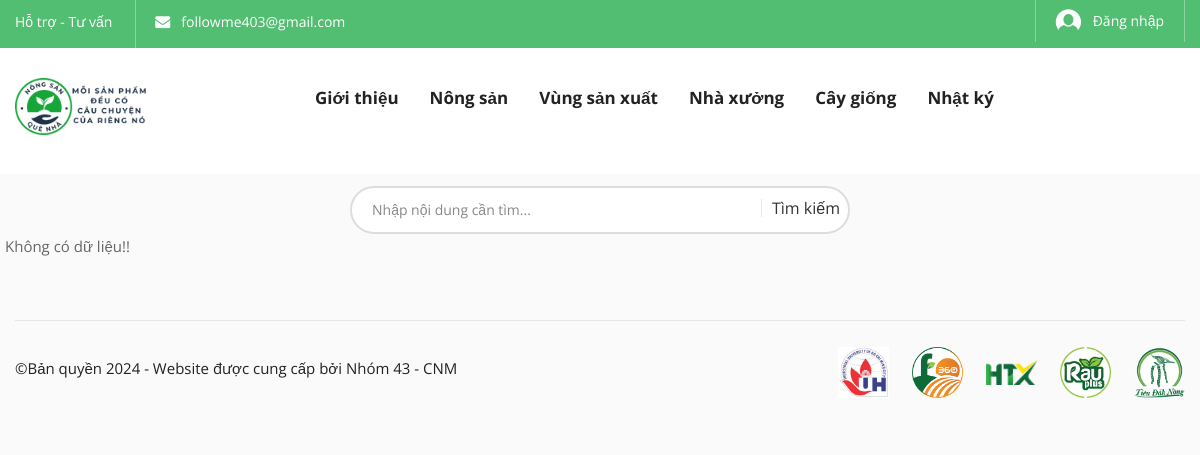
Before: /nhaxuong.php with the older database file.
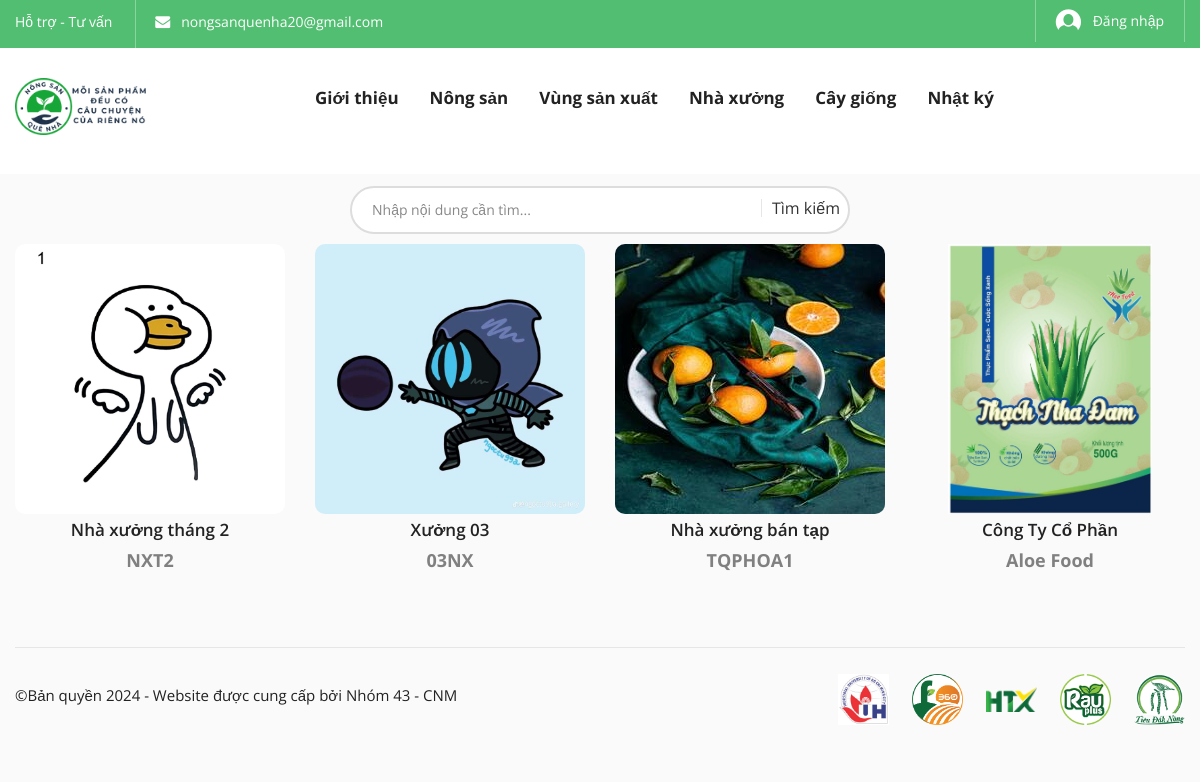
After: the same page with the newer database file.
### tables this page shows
CREATE TABLE `header_info` (
  `id` int(10) NOT NULL,
  `email` varchar(30) NOT NULL,
  `tweeter` varchar(500) NOT NULL,
  `fb_link` varchar(500) NOT NULL,
  `pinterest` varchar(500) NOT NULL,
  `phone` varchar(20) NOT NULL
);

CREATE TABLE `nhaxuong` (
  `id_nx` int(11) NOT NULL,
  `nguoidang` int(11) NOT NULL,
  `danhmuc_nx` int(11) NOT NULL,
  `nguoidaidien` int(11) NOT NULL,
  `doanhnghiep` int(11) DEFAULT NULL,
  `vungsanxuat` int(11) DEFAULT NULL,
  `thanhvien` text,
  `tennhaxuong` varchar(255) NOT NULL,
  `manhaxuong` varchar(255) DEFAULT NULL,
  `hinhanh` varchar(255) DEFAULT NULL,
  `dienthoai` varchar(10) DEFAULT NULL,
  `email` varchar(255) DEFAULT NULL,
  `ap` varchar(255) DEFAULT NULL,
  `diachi` text,
  `dientichtongthe` varchar(255) DEFAULT NULL,
  `giayphepkinhdoanh` varchar(255) DEFAULT NULL,
  `giaychungnhan` varchar(255) DEFAULT NULL,
  `giaykiemdinh` varchar(255) DEFAULT NULL,
  `thongtin` text
);

### admin/class/adminback.php (called while the page is built, shortened)
<?php
class  adminback
{
    protected $connection;
    function __construct()
    {
        $dbhost = "localhost";
        $dbuser = "tien123";
        $dbpass = "123456";
        $dbname = "nongsanquenha";
        $this->connection = mysqli_connect($dbhost, $dbuser, $dbpass, $dbname);
        mysqli_set_charset($this->connection, 'UTF8');
    }
    function display_links()
    {
        $query = "SELECT * FROM header_info";
        if (mysqli_query($this->connection, $query)) {
            $ctg_info = mysqli_query($this->connection, $query);
            return $ctg_info;
        }
    }
    function show_nhaxuong()
    {
        $query = "SELECT * FROM `nhaxuong`";
        if (mysqli_query($this->connection, $query)) {
            $result = mysqli_query($this->connection, $query);
            return $result;
        }
    }
}

### nhaxuong.php (the view, shortened to what this page needs)
<?php
include_once("admin/class/adminback.php");
$obj = new adminback();
if(isset($_GET['search'])){
    $keyword = $_GET['keyword'];
    if(!empty($keyword)){
        $pdt_info = $obj->search_nhaxuong($keyword);
    $pdt_datas = array();
    while($pdt_ftecth = mysqli_fetch_assoc($pdt_info)){
        $pdt_datas[]=$pdt_ftecth;
    }
    $search_item =count($pdt_datas);
    }else{
        header('location:nhaxuong.php');
    }
}else{
    $pdt_info = $obj->show_nhaxuong();
    $pdt_datas = array();
    while($pdt_ftecth = mysqli_fetch_assoc($pdt_info)){
                $pdt_datas[] = $pdt_ftecth;
}
}
?>
<?php
include_once("includes/head.php");
?>
<body class="biolife-body">
    <header id="" class="header-area style-01 layout-03">
        <?php
        include_once("includes/header_top.php");
        ?>
        <?php
        include_once("includes/header_middle.php");
        ?>
        <?php
        include_once("includes/header_bottom.php");
        ?>
    </header>
    <div class="page-contain">
        <div id="main-content" class="main-content">
            <div class="container">
                <div class="product-category grid-style">
                    <div class="row">
                        <ul class="products-list">
                            <?php
                            if($pdt_datas){
                                foreach ($pdt_datas as $pdt_data) {
                            ?>
                                <li class="product-item col-lg-3 col-md-3 col-sm-4 col-xs-6">
                                    <div class="contain-product layout-default">
                                        <div class="product-thumb">
                                            <a href="chitietnx.php?id=<?php echo $pdt_data['id_nx'] ?>" class="link-to-product">
                                                <img style="border-radius: 10px; width: 270px; height: 270px; object-fit: contain;" src="admin/uploads/<?php echo $pdt_data['hinhanh'] ?>" alt="dd" class="product-thumnail">
                                            </a>
                                        </div>
                                        <div class="info">
                                            <?php
                                                $tennx = $pdt_data['tennhaxuong'];
                                                $max_length = 25;
                                                if (strlen($tennx) > $max_length) {
                                                    $tenrutgon = substr($tennx, 0, $max_length);
                                                    $last_space = strrpos($tenrutgon, ' ');
                                                    if ($last_space !== false) {
                                                        $tenrutgon = substr($tenrutgon, 0, $last_space);
                                                    }
                                                    echo '<h4 style="padding-bottom: 2px;" class="product-title"><a href="chitietnx.php?id='.$pdt_data['id_nx'].'" class="pr-name">'.$tenrutgon.'</a></h4>';
                                                } else {
                                                    echo '<h4 style="padding-bottom: 2px;" class="product-title"><a href="chitietnx.php?id='.$pdt_data['id_nx'].'" class="pr-name">'.$tennx.'</a></h4>';
                                                }
                                            ?>
                                            <div class="price">
                                                <ins><span style="color: #808080;" class="price-amount"><?php echo $pdt_data['manhaxuong'] ?></span></ins>
                                            </div>
                                        </div>
                                    </div>
                                </li>
                            <?php } ?>
                            <?php
                                }else{
                                    echo '<li class="product-item col-lg-3 col-md-3 col-sm-4 col-xs-6">Không có dữ liệu!!</li>';
                                }
                            ?>
                        </ul>
                    </div>
                </div>
            </div>
        </div>
    </div>
    <?php
    include_once("includes/footer.php");
    ?>
    <?php
    include_once("includes/script.php")
    ?>
</body>
</html>

### includes/head.php (shortened to what this page needs)
<!DOCTYPE html>
<html class="no-js" lang="en">
<head>
  <link rel="stylesheet" href="assets/css/bootstrap.min.css">
  <link rel="stylesheet" href="assets/css/animate.min.css">
  <link rel="stylesheet" href="assets/css/font-awesome.min.css">
  <link rel="stylesheet" href="assets/css/nice-select.css">
  <link rel="stylesheet" href="assets/css/slick.min.css">
  <link rel="stylesheet" href="assets/css/style3.css">
  <link rel="stylesheet" href="assets/css/main-color03-green.css">
  <link rel="stylesheet" type="text/css" href="https://cdnjs.cloudflare.com/ajax/libs/slick-carousel/1.8.1/slick.min.css">
  <link rel="stylesheet" type="text/css" href="https://cdnjs.cloudflare.com/ajax/libs/slick-carousel/1.8.1/slick-theme.min.css">
</head>

### includes/header_top.php (shortened to what this page needs)
<?php
$obj= new adminback();
    $links = $obj->display_links();
?>
<div class="header-top bg-main hidden-xs">
            <div class="container">
                <div class="top-bar left">
                    <ul class="horizontal-menu">
                        <li><a href="#">Hỗ trợ - Tư vấn</a></li>
                        <?php
                        while( $link = mysqli_fetch_assoc($links)){?>
                        <li>
                            <p style="color:white" class="fa fa-envelope"></p><a href="" > &nbsp;
                           <?php  echo $link['email'];  ?>
                          </a></li>
                    </ul>
                </div>
                <div class="top-bar right">
                               <?php } ?>
                    <ul class="horizontal-menu">
                        <li><a href="dangnhap.php" class="login-link"><i class="biolife-icon icon-login"></i>
                        <?php
                        if(isset($_SESSION['username'])){
                            echo $_SESSION['username'];
                        }else{
                            echo "Đăng nhập";
                        }
                        ?>
                        </a></li>
                    </ul>
                </div>
            </div>
        </div>

### includes/header_middle.php (shortened to what this page needs)
<div class="header-middle biolife-sticky-object" style="background-color: #ffff;">
    <div class="container">
        <div class="row">
            <div class="col-lg-3 col-md-2 col-md-6 col-xs-6">
                <a href="index.php" class="biolife-logo">
                    <img src="admin/uploads/logo-test1.png" alt="biolife logo" width="135" height="36">
                </a>
            </div>
            <div class="col-lg-9 col-md-10 hidden-sm hidden-xs">
                <div class="primary-menu">
                    <ul class="menu biolife-menu clone-main-menu clone-primary-menu" id="primary-menu" data-menuname="main menu">
                        <li class="menu-item"><a href="index.php">Giới thiệu</a></li>
                        <li class="menu-item"><a href="sanpham.php">Nông sản</a></li>
                        <li class="menu-item"><a href="vungsanxuat.php">Vùng sản xuất</a></li>
                        <li class="menu-item"><a href="nhaxuong.php">Nhà xưởng</a></li>
                        <li class="menu-item"><a href="caygiong.php">Cây giống</a></li>
                        <li class="menu-item"><a href="nhatky.php">Nhật ký</a></li>
                    </ul>
                </div>
            </div>
            <div class="col-lg-3 col-md-3 col-md-6 col-xs-6">
                <div class="biolife-cart-info">
                </div>
            </div>
        </div>
    </div>
</div>

### includes/header_bottom.php (shortened to what this page needs)
<div class="header-bottom hidden-sm hidden-xs">
    <div class="container">
        <div class="row">
            <div class="col-lg-12 col-md-12 padding-top-2px" style="display: flex;justify-content: center;align-items: center;">
                <?php
                include_once("search_bar.php")
                ?>
            </div>
        </div>
    </div>
</div>

### includes/search_bar.php
<div class="header-search-bar layout-01">
    <?php
        $tranghientai = basename($_SERVER['PHP_SELF']);
        if ($tranghientai === 'sanpham.php') {
            echo '<form action="sanpham.php" class="form-search" name="desktop-seacrh" method="get">';
        } elseif ($tranghientai === 'vungsanxuat.php') {
            echo '<form action="vungsanxuat.php" class="form-search" name="desktop-seacrh" method="get">';
        } elseif ($tranghientai === 'caygiong.php') {
            echo '<form action="caygiong.php" class="form-search" name="desktop-seacrh" method="get">';
        } elseif ($tranghientai === 'nhatky.php') {
            echo '<form action="nhatky.php" class="form-search" name="desktop-seacrh" method="get">';
        } elseif ($tranghientai === 'nhaxuong.php') {
            echo '<form action="nhaxuong.php" class="form-search" name="desktop-seacrh" method="get">';
        }
         elseif ($tranghientai === 'bangtin.php') {
            echo '<form action="bangtin.php" class="form-search" name="desktop-seacrh" method="get">';
        }
    ?>
        <input type="text" name="keyword" class="input-text"  placeholder="Nhập nội dung cần tìm...">
        <input type="submit" class="btn-submit" value="Tìm kiếm" name="search" style="margin-top: 8px;font-size:16px;">
    </form>
</div>

### includes/footer.php (shortened to what this page needs)
<footer id="footer" class="footer layout-03" style="padding-bottom: 20px;">
        <div class="footer-content background-footer-03" style="padding-top: 0px;">
            <div class="container">
                <div class="row">
                    <div class="col-xs-12">
                        <div class="separator sm-margin-top-62px xs-margin-top-40px"></div>
                    </div>
                    <div class="col-lg-6 col-sm-6 col-xs-12">
                       <div class="copy-right-text"><p>©Bản quyền 2024 - Website được cung cấp bởi Nhóm 43 - CNM</p></div>
                    </div>
                    <div class="col-lg-6 col-sm-6 col-xs-12">
                        <div class="payment-methods">
                            <ul>
                                <li><a href="#" class="payment-link"><img src="assets/images/Logo-IUH.jpg" width="51" height="36" alt=""></a></li>
                                <li><a href="#" class="payment-link"><img src="assets/images/logo-hhtt.png" width="51" height="36" alt=""></a></li>
                                <li><a href="#" class="payment-link"><img src="assets/images/logo-htxv.png" width="51" height="36" alt=""></a></li>
                                <li><a href="#" class="payment-link"><img src="assets/images/logo-rdlt.png" width="51" height="36" alt=""></a></li>
                                <li><a href="#" class="payment-link"><img src="assets/images/logo-tdkn.png" width="51" height="36" alt=""></a></li>
                            </ul>
                        </div>
                    </div>
                </div>
            </div>
        </div>
    </footer>

### includes/script.php (shortened to what this page needs)
<link href="https://cdn.jsdelivr.net/npm/select2@4.1.0-rc.0/dist/css/select2.min.css" rel="stylesheet" />

### assets/css/main-color03-green.css (style rules this page uses)
.bg-main, .testml-elem-2, .btn.btn-thin:hover, .service-inner.style-02 .number, .biof-loading-center-absolute .dot, .biolife-service__type02 .foot-area, .biolife-tweet-item .tw-head .icon i, .biolife-social.circle-hover ul li a:hover, .footer.layout-02 .copy-rights-contain, .tab-head__default .tab-element .tab-link::before, .header-top .top-bar .social-list.circle-layout a:hover, .biolife-banner__grid:not(.type-02) .banner-contain .cat-name::before, .slider-opt04__layout01.light-version .buttons .btn.btn-bold:not(:hover), .biolife-banner__style-05 .btn-shopnow, .biolife-banner__style-06 .btn-shopnow, .biolife-banner__style-07 .btn-shopnow, .style-bottom-info.layout-02 .thumbnail .post-date, .style-bottom-info.layout-03 .thumbnail .post-date, .tab-head__icon-top-layout a::after, .slider-opt03__layout01.mode-03 .buttons .btn.btn-bold:not(:hover), .biolife-banner__special-02 .product-detail .add-to-cart-btn:not(:hover), .contain-product__right-info-layout3 .buttons .add-to-cart-btn:not(:hover), .contain-product__deal-layout .slide-down-box .buttons .add-to-cart-btn, .biolife-banner__special .product-detail .add-to-cart-btn, .post-item .group-buttons .count-number:hover .number, .post-item .post-content .btn.readmore:hover, .post-comments .form-row.last-btns .btn-sumit, .style-bottom-info.layout-03 .post-meta .liked .number, .single-post-contain .post-foot .socials-connection .social-list li a:hover, .wgt-twitter-item .detail .viewall a:hover::before, .biolife-carousel .slick-dots li.slick-active button, .btn.btn-bold:not(:hover), .contact-form-container .form-row .btn-submit, .login-on-checkout .form-row button, .minicart-block.layout-02 .icon-contain .btn-to-cart, .checkout-progress-wrap .checkout-act.active .title-box .number, .biolife-progress-bar .progress .progress-bar, .shpcart-subtotal-block .btn-checkout .btn, .shopping-cart-container table td.wrap-btn-control .btn, .review-form-wrapper .form-row button[type=submit], .header-area.layout-01 .mobile-search .open-searchbox, .product-tabs.single-layout .tab-head .tabs li a::before, .sumary-product .action-form .buttons .pull-row .btn:hover::before, .sumary-product .action-form .buttons .pull-row .btn:hover::after, .biolife-panigations-block ul li a:hover, .biolife-panigations-block ul li .current-page, .pr-detail-layout .info .buttons .add-to-cart-btn, .contain-product.layout-default .slide-down-box .buttons .add-to-cart-btn, .sidebar .price-filter .frm-contain .f-item .btn-submit, .newsletter-block .form-content .bnt-submit, .mobile-search .mobile-search-content .btn-submit, .vertical-category-block .block-title, .biolife-banner__promotion3 .product-detail .add-to-cart-btn, .biolife-banner__grid .banner-contain .cat-name::before, .biolife-cart-info .minicart-block .btn-control .view-cart, .sumary-product .action-form .buttons .add-to-cart-btn, .service-inner.color-reverse .number, .content-404 .button, .biolife-cart-info .icon-qty-combine .qty { background-color: #1aaa43bf; }

### includes/head.php (style rules this page uses)
body { font-family: "Open Sans", sans-serif; }

### includes/header_middle.php (style rules this page uses)
.primary-menu ul li a { text-decoration: none; }
.primary-menu .menu .menu-item a { font-weight: bold; }

Changed rows visible on the page:
changed header_info: email "followme403@gmail.com" → "nongsanquenha20@gmail.com"
added nhaxuong: hinhanh (picture), tennhaxuong "Nhà xưởng tháng 2", manhaxuong "NXT2"
added nhaxuong: hinhanh (picture), tennhaxuong "Xưởng 03", manhaxuong "03NX"
added nhaxuong: hinhanh (picture), tennhaxuong "Nhà xưởng bán tạp", manhaxuong "TQPHOA1"
added nhaxuong: hinhanh (picture), tennhaxuong "Công Ty Cổ Phần", manhaxuong "Aloe Food"
Other visible differences:
text no longer shown: "Không có dữ liệu!!"
